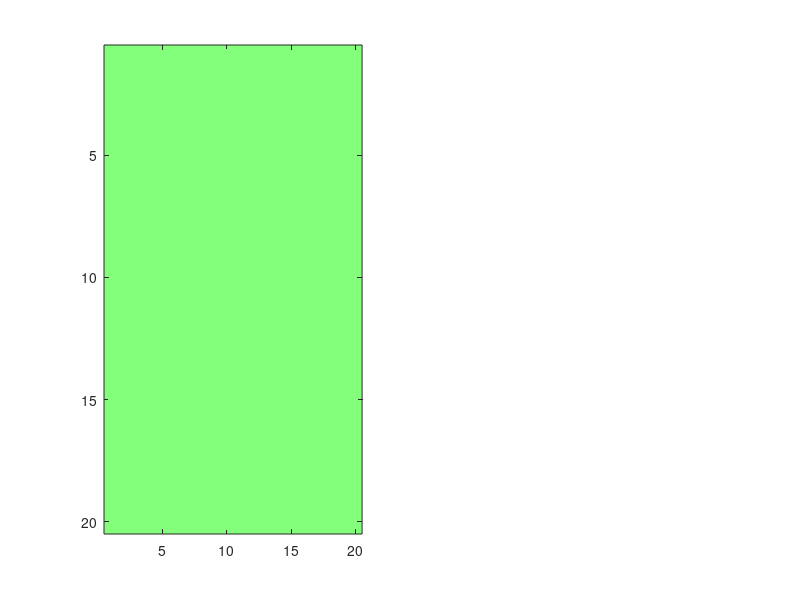

Reproduce this figure in MATLAB. (Note: this script raises an error after producing the figure.)
%% Expectation Analysis
% Updated: CR 9/30/25
% Overall, this code compares the observed phase slope index values during a target tone between two expectation conditions (OnlyPrior and OnlyPretone). 
% I tierank the values and use a standard anova logic. After the omnibus test, i run pairwise wilcoxin tests to make claims about my data.

%% Part 1: Organize PSI values by channel pair. 

Frequency_Band    = 'theta';
Behavior          = 'correct';
%Congruency        = [];
SNR               = [-11/6, -5/3, 5/3, 11/6, -1.5000, -1.2500, 1.2500, 1.5000];  % Options: any combination of  -11/6, -5/3, -1.5000, -1.2500, 0, 1.2500, 1.5000, 5/3, 11/6; 
animals           = {'MrCassius'};                                                   % Options: 'MrCassius' and/or 'MrM'
rootdir           = 'C:\Users\Corey Roach\Documents\00_DATA\2025_09_24_PSI_Expectation_Analysis_All_Congruency';                                 
sessions          = dir(fullfile(rootdir, '19*'));

% Define the PFC and AC channel labels and generate temporary grids

channels               = arrayfun(@(x) sprintf('ch%02d', x), 3:22, 'UniformOutput', false);
OnlyPrior_PSI_grid     = cell(20, 20); 
OnlyPretone_PSI_grid   = cell(20, 20);

%% Loop through all sessions and sort PSI values by channel-pair 

for i = 1:length(sessions)

    RecDate = sessions(i).name;

    for j = 1:length(animals)
        Animal = animals{j};
        session_path = fullfile(rootdir, RecDate, Animal);

        if exist(session_path, 'dir') % Check if the directory exists
            PSI_OnlyPrior_file   = dir(fullfile(session_path, [Animal, '_', RecDate, '_', 'OnlyPrior_',  Behavior,'_', 'all-congruency', '_', Frequency_Band,'_PSI.mat']));
            PSI_OnlyPretone_file = dir(fullfile(session_path, [Animal, '_', RecDate, '_','OnlyPretone_', Behavior,'_', 'all-congruency', '_', Frequency_Band,'_PSI.mat']));

            if ~isempty(PSI_OnlyPrior_file)
                fprintf('Processing session %s:\n', RecDate);
            else
                continue;
            end

      for k = 1:length(PSI_OnlyPrior_file)

        PSI_OnlyPrior_filename   = PSI_OnlyPrior_file(k).name;
        PSI_OnlyPretone_filename = PSI_OnlyPretone_file(k).name;

        temp_OnlyPrior_dir   = fullfile(session_path, PSI_OnlyPrior_filename);
        temp_OnlyPretone_dir = fullfile(session_path, PSI_OnlyPretone_filename);

        % Load the .mat file safely
         load(temp_OnlyPrior_dir,'PSI_OnlyPrior' );
         load(temp_OnlyPretone_dir,'PSI_OnlyPretone');

       OnlyPrior_Matrix     = PSI_OnlyPrior.psispctrm; 
       OnlyPrior_labels     = PSI_OnlyPrior.labelcmb;         
       OnlyPretone_Matrix   = PSI_OnlyPretone.psispctrm; 
       OnlyPretone_labels   = PSI_OnlyPretone.labelcmb;       

      end    

           % Populate OnlyPrior_PSI_grid with data 

           for rowIdx_1 = 1:size(OnlyPrior_Matrix, 1)

            % Extract channel pair from label
            pfcLabel = OnlyPrior_labels{rowIdx_1, 1};  % First column: PFC label (e.g., 'D1_PFC_ch05')
            acLabel  = OnlyPrior_labels{rowIdx_1, 2};  % Second column: AC label (e.g., 'D3_AC_ch04')

            % Remove the 'D' component and isolate the channel labels
            pfcChannel = regexp(pfcLabel, 'PFC_ch\d+', 'match', 'once');  % Extract PFC channel
            acChannel  = regexp(acLabel, 'AC_ch\d+', 'match', 'once');    % Extract AC channel

            % Find indices in the grid
            pfcIdx = find(strcmp(channels, strrep(pfcChannel, 'PFC_', '')));
            acIdx  = find(strcmp(channels,  strrep(acChannel, 'AC_', '')));

                % Assign the data row to the grid position
                if ~isempty(pfcIdx) && ~isempty(acIdx)
                    if isempty(OnlyPrior_PSI_grid{pfcIdx, acIdx})
                    % Initialize the cell with the first row of data
                    OnlyPrior_PSI_grid{pfcIdx, acIdx} = OnlyPrior_Matrix(rowIdx_1, :);
                    else
                    % Append the new row of data to the existing data
                    OnlyPrior_PSI_grid{pfcIdx, acIdx} = [OnlyPrior_PSI_grid{pfcIdx, acIdx}; OnlyPrior_Matrix(rowIdx_1, :)];
                    end

                end
           end

           % Populate OnlyPretone_PSI_grid with data 

           for rowIdx_2 = 1:size(OnlyPretone_Matrix, 1)

            % Extract channel pair from label
            pfcLabel = OnlyPretone_labels{rowIdx_2, 1};  % First column: PFC label (e.g., 'D1_PFC_ch05')
            acLabel  = OnlyPretone_labels{rowIdx_2, 2};  % Second column: AC label (e.g., 'D3_AC_ch04')

            % Remove the 'D' component and isolate the channel labels
            pfcChannel = regexp(pfcLabel, 'PFC_ch\d+', 'match', 'once'); % Extract PFC channel
            acChannel  = regexp(acLabel, 'AC_ch\d+', 'match', 'once');    % Extract AC channel

            % Find indices in the grid
            pfcIdx = find(strcmp(channels, strrep(pfcChannel, 'PFC_', '')));
            acIdx  = find(strcmp(channels, strrep(acChannel, 'AC_', '')));

                % Assign the data row to the grid position
                if ~isempty(pfcIdx) && ~isempty(acIdx)
                    if isempty(OnlyPretone_PSI_grid{pfcIdx, acIdx})
                    % Initialize the cell with the first row of data
                    OnlyPretone_PSI_grid{pfcIdx, acIdx} = OnlyPretone_Matrix(rowIdx_2, :);
                    else
                    % Append the new row of data to the existing data
                    OnlyPretone_PSI_grid{pfcIdx, acIdx} = [OnlyPretone_PSI_grid{pfcIdx, acIdx}; OnlyPretone_Matrix(rowIdx_2, :)];
                    end                 
                end
           end

         end
     end
end

%% Average selected bands to output a single PSI value per channel pair (OnlyPrior)


if strcmp(Frequency_Band,'theta') == 1
% Define the range of columns to average
columnRange = 5:8;

% Initialize a new grid to store the averaged values
OnlyPrior_averagedGrid = nan(20, 20); % Use NaN to handle empty grid positions

% Loop through each position in the grid
for pfcIdx = 1:20
    for acIdx = 1:20
        % Check if the grid position contains data
        if ~isempty(OnlyPrior_PSI_grid{pfcIdx, acIdx})
            % Extract the data matrix for the current position
            dataposition = OnlyPrior_PSI_grid{pfcIdx, acIdx};

            % Compute the average of the selected columns
            columnAverage = mean(dataposition(:, columnRange), 'all', 'omitnan');

            % Store the average in the new grid
            OnlyPrior_averagedGrid(pfcIdx, acIdx) = columnAverage;
        end
    end
end
end



if strcmp(Frequency_Band,'beta') == 1
% Define the range of columns to average
columnRange = 15:30;

% Initialize a new grid to store the averaged values
OnlyPrior_averagedGrid = nan(20, 20); % Use NaN to handle empty grid positions

% Loop through each position in the grid
for pfcIdx = 1:20
    for acIdx = 1:20
        % Check if the grid position contains data
        if ~isempty(OnlyPrior_PSI_grid{pfcIdx, acIdx})
            % Extract the data matrix for the current position
            dataposition = OnlyPrior_PSI_grid{pfcIdx, acIdx};

            % Compute the average of the selected columns
            columnAverage = mean(dataposition(:, columnRange), 'all', 'omitnan');

            % Store the average in the new grid
            OnlyPrior_averagedGrid(pfcIdx, acIdx) = columnAverage;
        end
    end
end
end


%% Average selected bands to output a single PSI value per channel pair (OnlyPretone)

if strcmp(Frequency_Band,'theta') == 1
% Define the range of columns to average
columnRange = 5:8;

% Initialize a new grid to store the averaged values
OnlyPretone_averagedGrid = nan(20, 20); % Use NaN to handle empty grid positions

% Loop through each position in the grid
for pfcIdx = 1:20
    for acIdx = 1:20
        % Check if the grid position contains data
        if ~isempty(OnlyPretone_PSI_grid{pfcIdx, acIdx})
            % Extract the data matrix for the current position
            dataposition = OnlyPretone_PSI_grid{pfcIdx, acIdx};

            % Compute the average of the selected columns
            columnAverage = mean(dataposition(:, columnRange), 'all', 'omitnan');

            % Store the average in the new grid
            OnlyPretone_averagedGrid(pfcIdx, acIdx) = columnAverage;
        end
    end
end
end

if strcmp(Frequency_Band,'alpha') == 1
% Define the range of columns to average
columnRange = 9:14;

% Initialize a new grid to store the averaged values
OnlyPretone_averagedGrid = nan(20, 20); % Use NaN to handle empty grid positions

% Loop through each position in the grid
for pfcIdx = 1:20
    for acIdx = 1:20
        % Check if the grid position contains data
        if ~isempty(OnlyPretone_PSI_grid{pfcIdx, acIdx})
            % Extract the data matrix for the current position
            dataposition = OnlyPretone_PSI_grid{pfcIdx, acIdx};

            % Compute the average of the selected columns
            columnAverage = mean(dataposition(:, columnRange), 'all', 'omitnan');

            % Store the average in the new grid
            OnlyPretone_averagedGrid(pfcIdx, acIdx) = columnAverage;
        end
    end
end
end

if strcmp(Frequency_Band,'beta') == 1
% Define the range of columns to average
columnRange = 15:30;

% Initialize a new grid to store the averaged values
OnlyPretone_averagedGrid = nan(20, 20); % Use NaN to handle empty grid positions

% Loop through each position in the grid
for pfcIdx = 1:20
    for acIdx = 1:20
        % Check if the grid position contains data
        if ~isempty(OnlyPretone_PSI_grid{pfcIdx, acIdx})
            % Extract the data matrix for the current position
            dataposition = OnlyPretone_PSI_grid{pfcIdx, acIdx};

            % Compute the average of the selected columns
            columnAverage = mean(dataposition(:, columnRange), 'all', 'omitnan');

            % Store the average in the new grid
            OnlyPretone_averagedGrid(pfcIdx, acIdx) = columnAverage;
        end
    end
end
end

%

%% Plot average PSI 

% Replace NaNs with zero
OnlyPrior_averagedGrid(isnan(OnlyPrior_averagedGrid)) = 0;
OnlyPretone_averagedGrid(isnan(OnlyPretone_averagedGrid)) = 0;

% Determine the global color range
globalMin = -0.02;
globalMax = 0.02;

% Clamp values to the global color range
averagedGrid_1_clamped = max(globalMin, min(globalMax, OnlyPrior_averagedGrid));
averagedGrid_2_clamped = max(globalMin, min(globalMax, OnlyPretone_averagedGrid));

% averagedGrid_1_clamped = OnlyPrior_averagedGrid;
% averagedGrid_2_clamped = OnlyPretone_averagedGrid;

% Plot the first heatmap
figure(1);
subplot(1, 2, 1);
imagesc(averagedGrid_1_clamped);
colormap(jet(256)); % 256 instead of default 64
clim([globalMin, globalMax]);
%clim([-.08, .08]);
colorbar;
xlabel('AC Channels');
ylabel('PFC Channels');
title(['OnlyPrior-',  Frequency_Band, '-', Animal]);
xticks(1:24);
yticks(1:24);
xticklabels(arrayfun(@(x) sprintf('ch%02d', x), 3:22, 'UniformOutput', false));
yticklabels(arrayfun(@(x) sprintf('ch%02d', x), 3:22, 'UniformOutput', false));
axis square;

% Plot the second heatmap
subplot(1, 2, 2);
imagesc(averagedGrid_2_clamped);
colormap(jet(256)); % 256 instead of default 64
clim([globalMin, globalMax]);
%clim([-.08, .08]);
colorbar;
xlabel('AC Channels');
ylabel('PFC Channels');
title(['OnlyPretone-',  Frequency_Band, '-', Animal]);
xticks(1:24);
yticks(1:24);
xticklabels(arrayfun(@(x) sprintf('ch%02d', x), 3:22, 'UniformOutput', false));
yticklabels(arrayfun(@(x) sprintf('ch%02d', x), 3:22, 'UniformOutput', false));
axis square;


%% Plot with Means + 95% CI, Legend, and High-Resolution Export

abs_OnlyPrior   = abs(OnlyPrior_averagedGrid);
abs_OnlyPretone = abs(OnlyPretone_averagedGrid);

% Mask out zeros (placeholder values)
mask_nonzero_OnlyPrior   = OnlyPrior_averagedGrid ~= 0;
mask_nonzero_OnlyPretone = OnlyPretone_averagedGrid ~= 0;

% Extract directional values
PFC_2_AC_OnlyPrior     = abs_OnlyPrior(mask_nonzero_OnlyPrior & OnlyPrior_averagedGrid > 0);
AC_2_PFC_OnlyPrior     = abs_OnlyPrior(mask_nonzero_OnlyPrior & OnlyPrior_averagedGrid < 0);
PFC_2_AC_OnlyPretone    = abs_OnlyPretone(mask_nonzero_OnlyPretone & OnlyPretone_averagedGrid > 0);
AC_2_PFC_OnlyPretone    = abs_OnlyPretone(mask_nonzero_OnlyPretone & OnlyPretone_averagedGrid < 0);

figure('Color', 'w', 'Units', 'inches', 'Position', [1, 1, 11, 8.5]); hold on;

group_data = {PFC_2_AC_OnlyPrior, AC_2_PFC_OnlyPrior, PFC_2_AC_OnlyPretone, AC_2_PFC_OnlyPretone};
means = cellfun(@mean, group_data);
SEMs  = cellfun(@(x) std(x)/sqrt(length(x)), group_data);
CIs   = SEMs * 1.96;  % 95% CI

bar_colors = [222 30 38; 71 133 197; 222 30 38; 71 133 197]/255;

% Bar plot
for i = 1:4
    b = bar(i, means(i), 'FaceColor', bar_colors(i,:), 'EdgeColor', 'none');
    hold on;
end

% Add CI error bars
errorbar(1:4, means, CIs, 'k.', 'LineWidth', 1.5);

% Format axes
set(gca, 'XTick', [1.5 3.5], ...
         'XTickLabel', {'OnlyPrior','OnlyPretone'}, ...
         'FontSize', 16, 'FontName', 'Arial', 'FontWeight', 'bold', ...
         'YGrid', 'off');
ylabel('Mean |PSI Value|', 'FontSize', 16, 'FontName', 'Arial', 'FontWeight', 'bold');

% Format y-axis ticks (no scientific notation)
ax = gca;
ax.YAxis.Exponent = 0;
ax.YAxis.TickLabelFormat = '%.4f';

% Add legend in top-left corner (no box)
legend({'PFC→AC', 'AC→PFC'}, ...
       'Location', 'northwest', ...
       'FontSize', 14, ...
       'FontName', 'Arial', ...
       'Box', 'off');


box off
axis tight

% Optional: Export high-DPI image
exportgraphics(gcf, 'PSI_BarPlot_Labeled_HighRes.png', 'Resolution', 600);


%% Step 10: Nonparametric 2×2 ANOVA on Ranked PSI Values

PSI_values       = [PFC_2_AC_OnlyPrior(:); AC_2_PFC_OnlyPrior(:); PFC_2_AC_OnlyPretone(:); AC_2_PFC_OnlyPretone(:)];
Expectation      = [repmat({'OnlyPrior'}, numel(PFC_2_AC_OnlyPrior) + numel(AC_2_PFC_OnlyPrior), 1);
                    repmat({'OnlyPretone'}, numel(PFC_2_AC_OnlyPretone) + numel(AC_2_PFC_OnlyPretone), 1)];
Direction        = [repmat({'PFC→AC'}, numel(PFC_2_AC_OnlyPrior), 1);
                    repmat({'AC→PFC'}, numel(AC_2_PFC_OnlyPrior), 1);
                    repmat({'PFC→AC'}, numel(PFC_2_AC_OnlyPretone), 1);
                    repmat({'AC→PFC'}, numel(AC_2_PFC_OnlyPretone), 1)];

ranked_PSI = tiedrank(PSI_values);

[p, tbl, stats, terms]   = anovan(ranked_PSI, ...
                                {Expectation, Direction}, ...
                                'model', 2, ...
                                'varnames', {'Expectationion','Direction'}, ...
                                'display', 'on');

anova_table = cell2table(tbl(2:end,:), 'VariableNames', tbl(1,:));
disp(anova_table);

%% Step 11: Follow-up Pairwise Rank-Sum Tests

% ----- Claim 1: OnlyPrior > OnlyPretone (all directions combined) -----
OnlyPrior_all   = [PFC_2_AC_OnlyPrior(:); AC_2_PFC_OnlyPrior(:)];
OnlyPretone_all = [PFC_2_AC_OnlyPretone(:); AC_2_PFC_OnlyPretone(:)];
[p_expectation, ~, stats_expectation] = ranksum(OnlyPrior_all, OnlyPretone_all);
fprintf('\nClaim 1 — OnlyPrior vs OnlyPretone:\n');
fprintf('p = %.4f, Z = %.2f, n1 = %d, n2 = %d\n', ...
    p_expectation, stats_expectation.zval, numel(OnlyPrior_all), numel(OnlyPretone_all));

% ----- Claim 2: Directional difference within OnlyPretone -----
[p_OnlyPretone_dir, ~, stats_OnlyPretone_dir] = ranksum(PFC_2_AC_OnlyPretone, AC_2_PFC_OnlyPretone);
fprintf('\nClaim 2 — OnlyPretone: PFC→AC vs AC→PFC:\n');
fprintf('p = %.4f, Z = %.2f, n1 = %d, n2 = %d\n', ...
    p_OnlyPretone_dir, stats_OnlyPretone_dir.zval, ...
    numel(PFC_2_AC_OnlyPretone), numel(AC_2_PFC_OnlyPretone));

% ----- Claim 3: Directional difference within PreCue -----
[p_OnlyPrior_dir, ~, stats_OnlyPrior_dir] = ranksum(PFC_2_AC_OnlyPrior, AC_2_PFC_OnlyPrior);
fprintf('\nClaim 3 — OnlyPrior: PFC→AC vs AC→PFC:\n');
fprintf('p = %.4f, Z = %.2f, n1 = %d, n2 = %d\n', ...
    p_OnlyPrior_dir, stats_OnlyPrior_dir.zval, ...
    numel(PFC_2_AC_OnlyPrior), numel(AC_2_PFC_OnlyPrior));

%% Step 13: Collective Magnitude 

x = OnlyPrior_all(:);
y = OnlyPretone_all(:);

% Wilcoxon signed-rank test (paired, nonparametric)
[p, h, stats] = signrank(x, y);   % stats.signedrank = W+, stats.zval = z

% Number of non-zero pairs actually used
nz = sum((x - y) ~= 0);

% Rank-biserial correlation (paired) as effect size
T = nz*(nz+1)/2;            % total rank sum
Wplus = stats.signedrank;   % sum of positive ranks
r_rb = 2*Wplus/T - 1;       % matched-pairs rank-biserial

% Optional: report medians & IQRs
mx = mean(x,'omitnan'); my = median(y,'omitnan');
iqx = iqr(x); iqy = iqr(y);

fprintf('Wilcoxon signed-rank: W+=%.0f, z=%.3f, p=%.4g, r_rb=%.3f\n', Wplus, stats.zval, p, r_rb);
fprintf('OnlyPrior: median=%.3g, IQR=%.3g | OnlyPretone: median=%.3g, IQR=%.3g\n', mx, iqx, my, iqy);

%%


% Colors
colPrior   = [0    0.4470 0.7410];   % blue
colPretone = [0.8500 0.3250 0.0980]; % orange

% Summary stats (medians & IQR)
mx  = median(x,'omitnan');  my  = median(y,'omitnan');
q1x = quantile(x,0.25);     q3x = quantile(x,0.75);
q1y = quantile(y,0.25);     q3y = quantile(y,0.75);

% Asymmetric IQR errorbars around the median
neg = [mx - q1x, my - q1y];
pos = [q3x - mx, q3y - my];

% Figure setup
figure('Color','w'); clf
set(groot, 'defaultAxesFontName', 'Arial', ...
           'defaultTextFontName', 'Arial', ...
           'defaultAxesFontSize', 16, ...
           'defaultTextFontSize', 16);

tiledlayout(1,2,'Padding','compact','TileSpacing','compact');

%% A) Box plots
ax1 = nexttile; hold(ax1,'on'); box(ax1,'on');
boxchart(ones(size(x)), x, 'BoxFaceColor', colPrior,   'WhiskerLineColor', colPrior,   'BoxFaceAlpha', 0.35);
boxchart(2*ones(size(y)), y, 'BoxFaceColor', colPretone,'WhiskerLineColor', colPretone,'BoxFaceAlpha', 0.35);
set(ax1,'XTick',[1 2],'XTickLabel',{'OnlyPrior','OnlyPretone'});
ylabel(ax1,'Value');
title(ax1,'Paired summary (box plots)');

%% B) Bar plot of medians with IQR error bars
ax2 = nexttile; hold(ax2,'on'); box(ax2,'on');
bar(1, mx, 'FaceColor', colPrior,   'EdgeColor','none'); 
bar(2, my, 'FaceColor', colPretone, 'EdgeColor','none');

% Asymmetric IQR around the median
errorbar([1 2], [mx my], neg, pos, 'k', 'LineStyle','none', 'LineWidth', 1.5, 'CapSize', 10);

set(ax2,'XTick',[1 2],'XTickLabel',{'OnlyPrior','OnlyPretone'});
ylabel(ax2,'Median ± IQR');
title(ax2, sprintf('Wilcoxon signed-rank: W^+=%d, z=%.3f, p=%.3g, r_{rb}=%.3f', ...
                   Wplus, stats.zval, p, r_rb));

% Optional: y-limits, grid, and saving
% ylim(ax1, [min([x;y]) max([x;y])]);
% ylim(ax2, [min([x;y]) max([x;y])]);
% grid(ax1,'on'); grid(ax2,'on');
% exportgraphics(gcf, 'Paired_SummaryPlots.png', 'Resolution', 300);

%% Re-analysis: comparing all significant interactions
% This section is another version of the statistical analysis. Rather than taking the average of each channel pair, and then averaging them together (a mean of means) resulting in N = 400,
% we average across all significant interactions (N = number of significant
% interactions coming out of the trial-balanced PSI comparison) 


% Initialize an empty array to store all trials
OnlyPrior_all_sig_interactions = [];

% Iterate through each cell in preCueOnset_PSI_grid
for i = 1:numel(OnlyPrior_PSI_grid)
    % Concatenate the trials from the current cell
    OnlyPrior_all_sig_interactions = [OnlyPrior_all_sig_interactions; OnlyPrior_PSI_grid{i}];
end

% Initialize an empty array to store all trials
OnlyPretone_all_sig_interaction = [];

% Iterate through each cell in testToneOnset_PSI_grid
for b = 1:numel(OnlyPretone_PSI_grid)
    % Concatenate the trials from the current cell
    OnlyPretone_all_sig_interaction = [OnlyPretone_all_sig_interaction; OnlyPretone_PSI_grid{b}];
end


%% Band-wise collect all values for each channel pair, and collapse into column

if strcmp(Frequency_Band,'theta') == 1

% Extract columns 5 to 8 and reshape into a single column
OnlyPrior_theta = OnlyPrior_all_sig_interactions(:, 5:8);
OnlyPrior_theta = OnlyPrior_theta(:);

OnlyPretone_theta = OnlyPretone_all_sig_interaction(:, 5:8);
OnlyPretone_theta = OnlyPretone_theta(:);

OnlyPrior_PFC_2_AC = OnlyPrior_theta(OnlyPrior_theta > 0);
OnlyPrior_AC_2_PFC = OnlyPrior_theta(OnlyPrior_theta < 0);

OnlyPretone_PFC_2_AC = OnlyPretone_theta(OnlyPretone_theta > 0);
OnlyPretone_AC_2_PFC = OnlyPretone_theta(OnlyPretone_theta < 0);

end

%%

% Combine the two arrays
OnlyPrior_combined_array   = [OnlyPrior_PFC_2_AC; OnlyPrior_AC_2_PFC];
OnlyPrior_combined_array   = abs(OnlyPrior_combined_array);

OnlyPretone_combined_array = [OnlyPretone_PFC_2_AC; OnlyPretone_AC_2_PFC];
OnlyPretone_combined_array = abs(OnlyPretone_combined_array);

% Wilcoxon signed-rank test (paired, nonparametric)
[p, h, stats] = signrank(OnlyPrior_combined_array, OnlyPretone_combined_array);   % stats.signedrank = W+, stats.zval = z

% Number of non-zero pairs actually used
nz = sum((OnlyPrior_combined_array - OnlyPretone_combined_array) ~= 0);

% Rank-biserial correlation (paired) as effect size
T = nz*(nz+1)/2;            % total rank sum
Wplus = stats.signedrank;   % sum of positive ranks
r_rb = 2*Wplus/T - 1;       % matched-pairs rank-biserial

% Optional: report medians & IQRs
mx = mean(OnlyPrior_combined_array,'omitnan'); my = median(OnlyPretone_combined_array,'omitnan');
iqx = iqr(OnlyPrior_combined_array); iqy = iqr(OnlyPretone_combined_array);

fprintf('Wilcoxon signed-rank: W+=%.0f, z=%.3f, p=%.4g, r_rb=%.3f\n', Wplus, stats.zval, p, r_rb);
fprintf('OnlyPrior: median=%.3g, IQR=%.3g | OnlyPretone: median=%.3g, IQR=%.3g\n', mx, iqx, my, iqy);

% Colors
colPrior   = [0    0.4470 0.7410];   % blue
colPretone = [0.8500 0.3250 0.0980]; % orange

% Summary stats (medians & IQR)
mx  = median(x,'omitnan');  my  = median(y,'omitnan');
q1x = quantile(x,0.25);     q3x = quantile(x,0.75);
q1y = quantile(y,0.25);     q3y = quantile(y,0.75);

% Asymmetric IQR errorbars around the median
neg = [mx - q1x, my - q1y];
pos = [q3x - mx, q3y - my];

% Figure setup
figure('Color','w'); clf
set(groot, 'defaultAxesFontName', 'Arial', ...
           'defaultTextFontName', 'Arial', ...
           'defaultAxesFontSize', 16, ...
           'defaultTextFontSize', 16);

tiledlayout(1,2,'Padding','compact','TileSpacing','compact');

%% A) Box plots
ax1 = nexttile; hold(ax1,'on'); box(ax1,'on');
boxchart(ones(size(OnlyPrior_combined_array)), OnlyPrior_combined_array, 'BoxFaceColor', colPrior,   'WhiskerLineColor', colPrior,   'BoxFaceAlpha', 0.35);
boxchart(2*ones(size(OnlyPretone_combined_array)), OnlyPretone_combined_array, 'BoxFaceColor', colPretone,'WhiskerLineColor', colPretone,'BoxFaceAlpha', 0.35);
set(ax1,'XTick',[1 2],'XTickLabel',{'OnlyPrior','OnlyPretone'});
ylabel(ax1,'Value');
title(ax1,'Paired summary (box plots)');

%% B) Bar plot of medians with IQR error bars
ax2 = nexttile; hold(ax2,'on'); box(ax2,'on');
bar(1, mx, 'FaceColor', colPrior,   'EdgeColor','none'); 
bar(2, my, 'FaceColor', colPretone, 'EdgeColor','none');

% Asymmetric IQR around the median
errorbar([1 2], [mx my], neg, pos, 'k', 'LineStyle','none', 'LineWidth', 1.5, 'CapSize', 10);

set(ax2,'XTick',[1 2],'XTickLabel',{'OnlyPrior','OnlyPretone'});
ylabel(ax2,'Median ± IQR');
title(ax2, sprintf('Wilcoxon signed-rank: W^+=%d, z=%.3f, p=%.3g, r_{rb}=%.3f', ...
                   Wplus, stats.zval, p, r_rb));

% Optional: y-limits, grid, and saving
% ylim(ax1, [min([x;y]) max([x;y])]);
% ylim(ax2, [min([x;y]) max([x;y])]);
% grid(ax1,'on'); grid(ax2,'on');
% exportgraphics(gcf, 'Paired_SummaryPlots.png', 'Resolution', 300);
